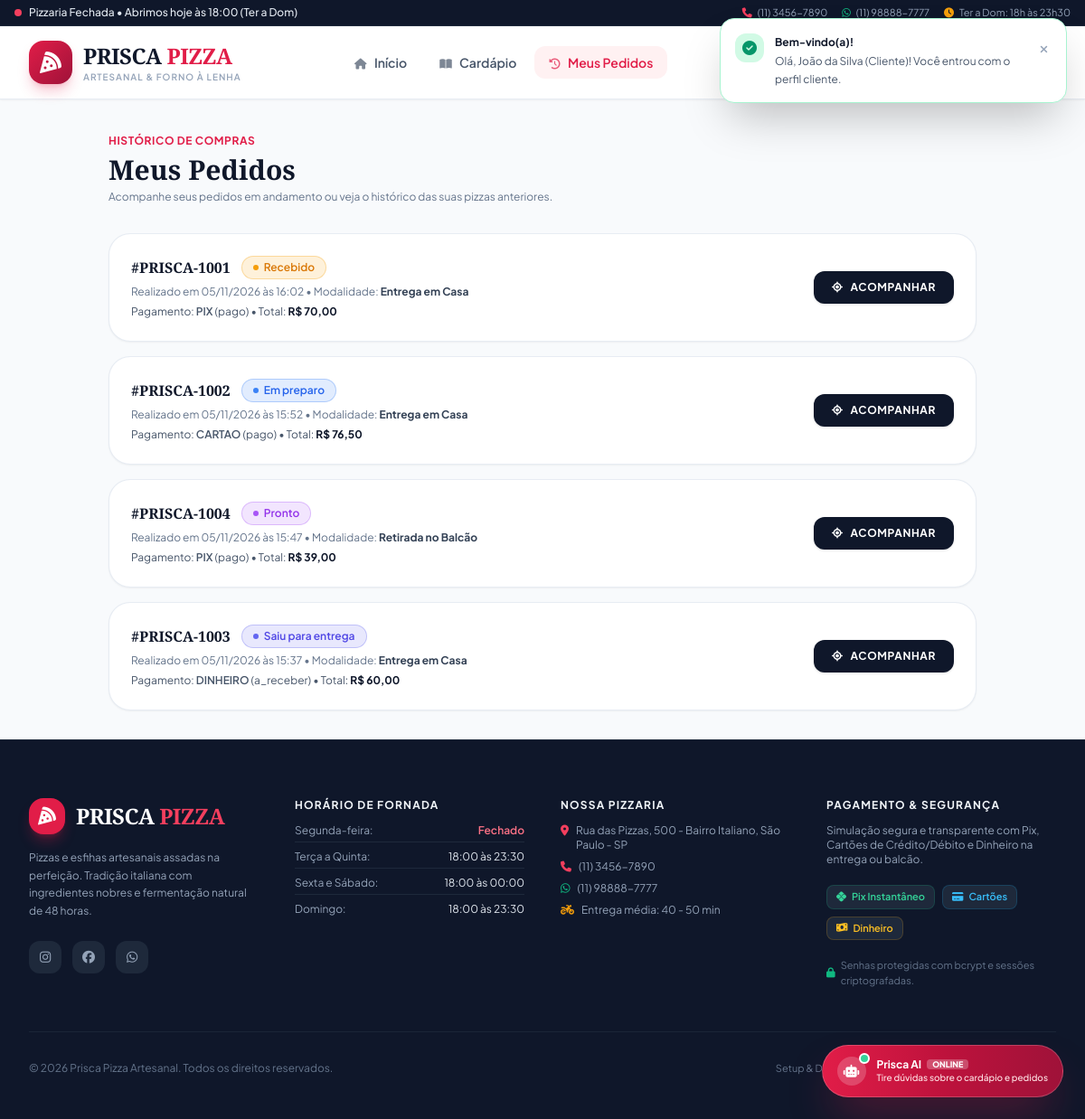
/meus_pedidos.php (signed in), run on the app's committed database.
### tables this page shows
CREATE TABLE `pedidos` (
  `id` INT AUTO_INCREMENT PRIMARY KEY,
  `codigo` VARCHAR(30) NOT NULL UNIQUE,
  `cliente_id` INT NOT NULL,
  `entregador_id` INT NULL,
  `tipo_entrega` ENUM('entrega', 'retirada') NOT NULL DEFAULT 'entrega',
  `endereco_entrega` TEXT NULL,
  `telefone_contato` VARCHAR(25) NULL,
  `subtotal` DECIMAL(10,2) NOT NULL,
  `taxa_entrega` DECIMAL(10,2) NOT NULL DEFAULT 0.00,
  `desconto` DECIMAL(10,2) NOT NULL DEFAULT 0.00,
  `total` DECIMAL(10,2) NOT NULL,
  `forma_pagamento` ENUM('pix', 'cartao', 'dinheiro') NOT NULL,
  `status_pagamento` ENUM('pendente', 'pago', 'recusado', 'a_receber') NOT NULL DEFAULT 'pendente',
  `troco_para` DECIMAL(10,2) NULL,
  `pix_codigo` TEXT NULL,
  `pix_qrcode` TEXT NULL,
  `status` ENUM('Recebido', 'Em preparo', 'Pronto', 'Saiu para entrega', 'Entregue', 'Cancelado') NOT NULL DEFAULT 'Recebido',
  `tempo_estimado_min` INT DEFAULT 45,
  `observacoes` TEXT NULL,
  `motivo_cancelamento` TEXT NULL,
  `criado_em` DATETIME DEFAULT CURRENT_TIMESTAMP,
  `atualizado_em` DATETIME DEFAULT CURRENT_TIMESTAMP ON UPDATE CURRENT_TIMESTAMP,
  FOREIGN KEY (`cliente_id`) REFERENCES `usuarios`(`id`) ON DELETE RESTRICT,
  FOREIGN KEY (`entregador_id`) REFERENCES `usuarios`(`id`) ON DELETE SET NULL,
  INDEX `idx_ped_status` (`status`),
  INDEX `idx_ped_cliente` (`cliente_id`),
  INDEX `idx_ped_entregador` (`entregador_id`),
  INDEX `idx_ped_criado` (`criado_em`)
);

### meus_pedidos.php (the view, shortened to what this page needs)
<?php
require_once __DIR__ . '/includes/functions.php';
$usuario = getLoggedUser();
$pdo = getDbConnection();
$stmt = $pdo->prepare("SELECT * FROM pedidos WHERE cliente_id = :id ORDER BY criado_em DESC");
$stmt->execute([':id' => $usuario['id']]);
$pedidos = $stmt->fetchAll();
include __DIR__ . '/includes/header.php';
include __DIR__ . '/includes/navbar.php';
?>
<main class="max-w-5xl mx-auto px-4 sm:px-6 lg:px-8 py-8 flex-1 w-full">
    <div class="mb-8">
        <span class="text-xs font-bold uppercase tracking-wider text-rose-600">Histórico de Compras</span>
        <h1 class="text-3xl font-extrabold text-slate-900 font-serif mt-1">Meus Pedidos</h1>
        <p class="text-xs text-slate-500 mt-1">Acompanhe seus pedidos em andamento ou veja o histórico das suas pizzas anteriores.</p>
    </div>
    <?php if (empty($pedidos)): ?>
        <div class="text-center py-16 bg-white rounded-3xl border border-slate-200/80 p-8 shadow-sm">
            <div class="w-20 h-20 rounded-3xl bg-slate-100 text-slate-400 text-3xl flex items-center justify-center mx-auto mb-4">
                <i class="fa-solid fa-clock-rotate-left"></i>
            </div>
            <h3 class="text-lg font-bold text-slate-900">Nenhum pedido realizado ainda</h3>
            <p class="text-xs text-slate-500 mt-1 max-w-sm mx-auto">Que tal pedir sua primeira pizza artesanal da Prisca Pizza hoje mesmo?</p>
            <a href="<?= BASE_URL ?>/cardapio.php" class="mt-6 inline-flex items-center gap-2 px-6 py-3 rounded-2xl bg-rose-600 hover:bg-rose-700 text-white font-bold text-xs uppercase tracking-wider shadow-lg shadow-rose-600/30 transition-all">
                <i class="fa-solid fa-pizza-slice"></i> Ver Cardápio
            </a>
        </div>
    <?php else: ?>
        <div class="space-y-4">
            <?php foreach ($pedidos as $ped): ?>
                <div class="bg-white rounded-3xl p-6 shadow-sm border border-slate-200/80 hover:shadow-md transition-shadow flex flex-col sm:flex-row sm:items-center justify-between gap-4">
                    <div class="space-y-1.5">
                        <div class="flex items-center gap-3">
                            <span class="text-base font-extrabold text-slate-900 font-brand"><?= e($ped['codigo']) ?></span>
                            <?= getStatusBadge($ped['status']) ?>
                        </div>
                        <p class="text-xs text-slate-500">
                            Realizado em <?= date('d/m/Y \à\s H:i', strtotime($ped['criado_em'])) ?> •
                            Modalidade: <strong class="text-slate-700"><?= $ped['tipo_entrega'] === 'retirada' ? 'Retirada no Balcão' : 'Entrega em Casa' ?></strong>
                        </p>
                        <p class="text-xs text-slate-600">
                            Pagamento: <span class="uppercase font-semibold"><?= e($ped['forma_pagamento']) ?></span>
                            (<?= e($ped['status_pagamento']) ?>) •
                            Total: <strong class="text-slate-900"><?= formatMoney($ped['total']) ?></strong>
                        </p>
                    </div>
                    <div class="flex items-center gap-2 shrink-0">
                        <a href="<?= BASE_URL ?>/rastreio.php?codigo=<?= urlencode($ped['codigo']) ?>" class="w-full sm:w-auto px-5 py-2.5 rounded-xl bg-slate-900 hover:bg-rose-600 text-white font-bold text-xs uppercase tracking-wider transition-colors shadow text-center flex items-center justify-center gap-2">
                            <i class="fa-solid fa-location-crosshairs text-xs"></i> Acompanhar
                        </a>
                    </div>
                </div>
            <?php endforeach; ?>
        </div>
    <?php endif; ?>
</main>
<?php include __DIR__ . '/includes/footer.php'; ?>

### includes/functions.php (shortened to what this page needs)
<?php
function formatMoney($val) {
    return 'R$ ' . number_format((float)$val, 2, ',', '.');
}
function e($str) {
    return htmlspecialchars((string)$str, ENT_QUOTES, 'UTF-8');
}
function getStatusBadge($status) {
    switch ($status) {
        case STATUS_RECEBIDO:
            return '<span class="inline-flex items-center gap-1.5 px-3 py-1 rounded-full text-xs font-semibold bg-amber-500/15 text-amber-600 border border-amber-500/30">
                        <span class="w-1.5 h-1.5 rounded-full bg-amber-500 animate-pulse"></span> Recebido
                    </span>';
        case STATUS_EM_PREPARO:
            return '<span class="inline-flex items-center gap-1.5 px-3 py-1 rounded-full text-xs font-semibold bg-blue-500/15 text-blue-600 border border-blue-500/30">
                        <span class="w-1.5 h-1.5 rounded-full bg-blue-500 animate-pulse"></span> Em preparo
                    </span>';
        case STATUS_PRONTO:
            return '<span class="inline-flex items-center gap-1.5 px-3 py-1 rounded-full text-xs font-semibold bg-purple-500/15 text-purple-600 border border-purple-500/30">
                        <span class="w-1.5 h-1.5 rounded-full bg-purple-500"></span> Pronto
                    </span>';
        case STATUS_SAIU_ENTREGA:
            return '<span class="inline-flex items-center gap-1.5 px-3 py-1 rounded-full text-xs font-semibold bg-indigo-500/15 text-indigo-600 border border-indigo-500/30">
                        <span class="w-1.5 h-1.5 rounded-full bg-indigo-500 animate-bounce"></span> Saiu para entrega
                    </span>';
    }
}

### data on the page
pedidos: codigo "#PRISCA-1001", status "Recebido" (drawn), criado_em "05/11/2026 às 16:02", tipo_entrega "Entrega em Casa", forma_pagamento "PIX", status_pagamento "pago", total "R$ 70,00"
pedidos: codigo "#PRISCA-1002", status "Em preparo" (drawn), criado_em "05/11/2026 às 15:52", tipo_entrega "Entrega em Casa", forma_pagamento "CARTAO", status_pagamento "pago", total "R$ 76,50"
pedidos: codigo "#PRISCA-1004", status "Pronto" (drawn), criado_em "05/11/2026 às 15:47", tipo_entrega "Retirada no Balcão", forma_pagamento "PIX", status_pagamento "pago", total "R$ 39,00"
pedidos: codigo "#PRISCA-1003", shows "Saiu para entrega", criado_em "05/11/2026 às 15:37", tipo_entrega "Entrega em Casa", forma_pagamento "DINHEIRO", status_pagamento "a_receber", total "R$ 60,00"

### other printed values
$storeStatus['text'] "Pizzaria Fechada • Abrimos hoje às 18:00 (Ter a Dom)"
APP_PHONE "(11) 3456-7890"
APP_WHATSAPP "(11) 98888-7777"
APP_ADDRESS "Rua das Pizzas, 500 - Bairro Italiano, São Paulo - SP"
ESTIMATED_DELIVERY_TIME "40 - 50 min"
